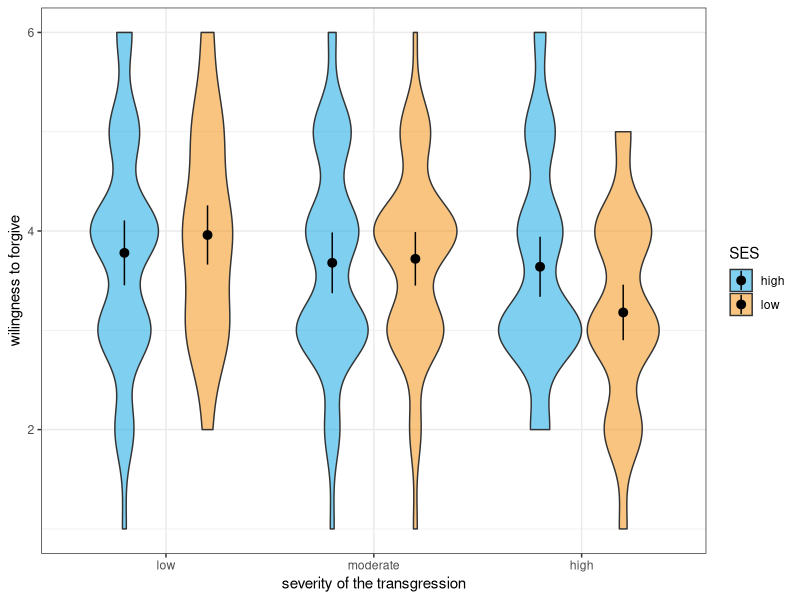

R code for this plot:
## ---- chunk 1
#| eval: true
#| echo: false
suppressMessages(library(MASS))
suppressMessages(library(dplyr))
set.seed(1234)
tmp = mvrnorm(n = 30, mu = c(0.8, 0.5, 0),
              Sigma = matrix(c(1, 0.5, 0.5,
                               0.5, 1, 0.5,
                               0.5,0.5, 1), nrow = 3))
df1 = data.frame(ID = 1:30,
                 difficulty = factor(rep(c('easy', 'moderate', 'hard'), each = 30)),
                 performance = c(tmp[,1], tmp[,2], tmp[,3])) %>% arrange(ID)

head(df1)
## ---- chunk 2
#| eval: true
#| echo: false
suppressMessages(library(afex))

aov1 = aov_ez(id = 'ID', dv = 'performance', within = 'difficulty', data = df1)
aov1
## ---- chunk 3
#| eval: true
#| echo: false
aov1b = aov_ez(id = 'ID', dv = 'performance', 
              within = 'difficulty', data = df1,
              anova_table = list(correction = 'none'))

# return the result of the new ANOVA
aov1b
## ---- chunk 4
#| eval: true
#| echo: false
suppressMessages(library(emmeans))

emmeans(aov1, specs = 'difficulty', 
        contr = 'pairwise', correction = 'tukey')

## ---- chunk 5
#| eval: true
#| echo: false


r = 0.5
set.seed(23456)
tmp = mvrnorm(n = 50, 
              mu = c(1, 0.8, 0.7,
                     1, 0.8, 0.2),
              Sigma = matrix(c(1, r, r, r, r, r,
                               r, 1, r, r, r, r,
                               r, r, 1, r, r, r,
                               r, r, r, 1, r, r,
                               r, r, r, r, 1, r,
                               r, r, r, r, r, 1), nrow = 6))

df2 = data.frame(ID = 1:50,
                 severity = factor(
                   rep(c('low', 'moderate', 'high'), each = 100), 
                   levels = c('low', 'moderate', 'high')),
                 SES = factor(rep(rep(c('high', 'low'), each = 50), 3)),
                 forgive = round((c(tmp[,1], tmp[,4], tmp[,2], tmp[,5], tmp[,3], tmp[,6])+3)))
df2$forgive[df2$forgive > 6] = 6

head(df2)                 
## ---- chunk 6
#| eval: true
#| echo: false

# run a two-factorial within-subjects ANOVA
aov2 = aov_ez(id = 'ID', within = c('severity', 'SES'), 
              data = df2, dv = 'forgive')

# display the ANOVA results
aov2
## ---- chunk 7
#| eval: true
#| echo: false
suppressMessages(library(ggplot2))

QUB_palette = c("#00A1E1", "#F18903")

my_sum_fun = function(x){
  y = mean(x)
  ymin = mean(x) + qt(.025, df = length(x)-1)*sd(x)/sqrt(length(x))
  ymax = mean(x) + qt(.975, df = length(x)-1)*sd(x)/sqrt(length(x))
  return(c(y = y, ymin = ymin, ymax = ymax))
}

ggplot(data = df2, aes(x = severity, y = forgive, fill = SES)) +
  geom_violin(width = 0.8, position = position_dodge(width = 0.8)) + 
  theme_bw() +
  xlab("severity of the transgression") +
  ylab('wilingness to forgive') + 
  scale_fill_manual(values = alpha(QUB_palette, 0.5)) +
  stat_summary_bin(fun.data = my_sum_fun, position = position_dodge(width = 0.8))
